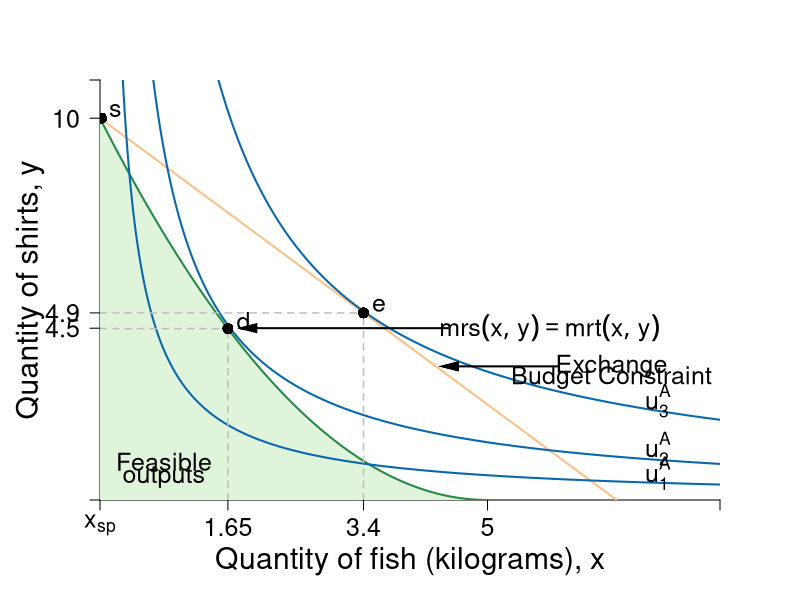

Reproduce this figure in R.
#Graph Designer: Simon Halliday
#Authors: Bowles, Foley and Halliday
#Title: Coordination, Conflict and Competition: A Text in Microeconomics

require(shape)
pdf(file = "specprodexch/ppf_eos_indiff_numeric.pdf", width = 9, height = 9)

#Set parameters for graphics
pointsize <- 1.8
axislabelsize <- 1.8
labelsize <- 1.5
namesize <- 1.8
annotatesize <- 1.5
graphlinewidth <- 2
segmentlinewidth <- 1.5

COL <- c("#7fc97f", "#beaed4", "#fdc086", "#ffff99", "#386cb0", "#f0027f", "#bf5b17", "#666666")
COLA <- c("#e0f3db", "#99d8c9","#66c2a4","#41ae76", "#238b45", "#005824")
COLB <- c("#4eb3d3", "#2b8cbe", "#0868ac","#084081")

#Edited the margins to cater for the larger LHS labels
par(mar =  c(5, 5, 4, 4))

#Change this to make it log of l 

# ppf <- function(l, k = 0.5) {
#   k * (1/l)
# }

ppf <- function(fish, k = 10/25, alpha = 2, maxfish = 5) {
  k * (fish - maxfish)^alpha 
}
# 
# fishProd <- function(l, k = 0.5){
#   (-k)*l
# }
# 
# feasibleLabor <- function(l, time = 10){
#   -time - l
# }
# 
# manufactureProd <- function(l, k = 0.1, alpha = 2){
#   k * (-l)^alpha
# }

uFn <- function(x, y, alpha = 0.5){
  (x^alpha)*(y^(1-alpha))
}

budgetExchange <- function(x, yintercept = 12, slope = 1){
  yintercept - slope * x
}

xlims <- c(0, 8)
ylims <- c(0, 11)

npts <- 501 
x <- seq(xlims[1], xlims[2], length.out = npts)
y <- seq(ylims[1], ylims[2], length.out = npts) 
a <- c(1.8, 2.75, 4.1)

plot(0, 0, xlim = xlims, ylim = ylims, type = "n",
     xlab = expression(paste("")),
     ylab = expression(paste("")), 
     xaxt = "n", 
     yaxt = "n", 
     cex.lab = axislabelsize, 
     bty = "n", 
     xaxs="i", 
     yaxs="i"
)

# ticksy <- seq(from = 0, to = ylims[2], by = 1)
# ylabels <- seq(from = 0, to = ylims[2], by = 1)
# ticksx <- seq(from = 0, to = xlims[2], by = 1)
# xlabels <- seq(from = 0, to = xlims[2], by = 1)
ticksy <- c(ylims[1], 4.5, 4.9, 10, ylims[2])
ylabels <- c(NA, expression(paste(4.5)), expression(paste(4.9)),expression(paste(10))   , NA)
ticksx <- c(xlims[1], 1.65, 3.4, 5,  xlims[2])
xlabels <- c(expression(paste(x[sp])), expression(paste(1.65)), expression(paste(3.4)), expression(paste(5)), NA)


axis(1, at = ticksx, pos = 0, labels = xlabels, cex.axis = labelsize)
axis(2, at = ticksy, pos = 0, labels = ylabels, las = 1, cex.axis = labelsize)

npts <- 500 
xx1 <- seq(0, 5, length.out = npts)
xx2 <- seq(0, xlims[2], length.out = npts)
xx3 <- seq(xlims[1], 0, length.out = npts)
xx4 <- seq(-11, 0, length.out = npts)

#Draw the polygon for shading the feasible set
xpoly1 <- seq(from = 0, to = 5, length.out = 500)
ypoly1 <- ppf(xpoly1, k = 10/25, alpha = 2, maxfish = 5)
polygon(x = c(xpoly1, rev(xpoly1[1])), y = c(ypoly1, rev(ypoly1)[1]), col=COLA[1], density=NULL, border = NA)

#Draw the graphs
lines(xx1, ppf(xx1, k = 10/25, alpha = 2, maxfish = 5), col = COLA[5], lwd = graphlinewidth)
lines(xx2, budgetExchange(xx2,  yintercept = 10, slope = 1.5), col = COL[3], lwd = graphlinewidth)
#lines(xx3, feasibleLabor(xx3, time = 10), col = COL[3], lwd = graphlinewidth)
#lines(xx4, manufactureProd(xx4, k = 0.1, alpha = 2), col = COLB[4], lwd = graphlinewidth)

#Label axes
mtext(expression(paste("Quantity of fish (kilograms), ", x)), side = 1, line = 3, cex = axislabelsize)
text(-0.9, 0.5*ylims[2], expression(paste("Quantity of shirts, ", y)), xpd = TRUE, cex = axislabelsize, srt = 90) 


contour(x, y, 
        outer(x, y, uFn),
        drawlabels = FALSE,
        col = COLB[3],
        lwd = graphlinewidth,
        levels = a, 
        xaxs="i", 
        yaxs="i", 
        add = TRUE)

#Label the indifference curves
text(7.2, 0.7, expression(u[1]^A), cex = labelsize)
text(7.2, 1.35, expression(u[2]^A), cex = labelsize)
text(7.2, 2.6, expression(u[3]^A), cex = labelsize)

#Label point d
text(1.65 + 0.2, ppf(fish = 1.65) +.2, expression(d), cex = labelsize)
segments(1.65, 0, 1.65, ppf(fish = 1.65), lty = 2, col = "gray", lwd = segmentlinewidth)
segments(0, ppf(fish = 1.65), 1.65, ppf(fish = 1.65, k = 10/25, alpha = 2, maxfish = 5), lty = 2, col = "gray", lwd = segmentlinewidth)
points(1.65, ppf(fish = 1.65), pch = 16, col = "black", cex = 1.5)

#Label point e
text(3.4 + 0.2, budgetExchange(3.4,  yintercept = 10, slope = 1.5) +.2, expression(e), cex = labelsize)
segments(3.4, 0, 3.4, budgetExchange(3.4,  yintercept = 10, slope = 1.5), lty = 2, col = "gray", lwd = segmentlinewidth)
segments(0, budgetExchange(3.4,  yintercept = 10, slope = 1.5), 3.4, budgetExchange(3.4,  yintercept = 10, slope = 1.5), lty = 2, col = "gray", lwd = segmentlinewidth)
points(3.4, budgetExchange(3.4,  yintercept = 10, slope = 1.5), pch = 16, col = "black", cex = 1.5)

#Label point s
text(0.2, 10.2, expression(s), cex = labelsize)
points(0.02, 10, pch = 16, col = "black", cex = 1.5)

#Label the feasible frontier
#text(4.5, 7.8, expression("Feasible Frontier"), cex = labelsize)
#text(4.5, 7.4, expression("(production possibilities frontier)"), cex = labelsize)
#Arrows(3.2, 7.8, 0.75, 7.8, col = "black", lty = 1, lwd = 2, arr.type = "triangle", arr.lwd = 0.5)


#Label the exchange constraint
text(6.6, 3.5, expression("Exchange"), cex = labelsize)
text(6.6, 3.2, expression("Budget Constraint"), cex = labelsize)
Arrows(5.9, 3.5, 4.5, 3.5, col = "black", lty = 1, lwd = 2, arr.type = "triangle", arr.lwd = 0.5)

#Label mrt = mrs
text(5.8, 4.5, expression(paste(mrs(x,y) == mrt(x,y))), cex = labelsize)
Arrows(4.5, 4.5, 1.9, 4.5, col = "black", lty = 1, lwd = 2, arr.type = "triangle", arr.lwd = 0.5)

text(0.825, 1, expression("Feasible"), cex = labelsize)
text(0.825, 0.6, expression("outputs"), cex = labelsize)

dev.off()
